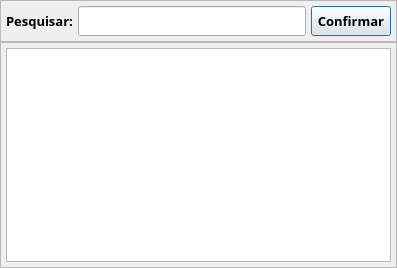
<?xml version="1.0" encoding="UTF-8"?>
<ui version="4.0">
 <class>Pesquisa_Unidade_Medida</class>
 <widget class="QDialog" name="Pesquisa_Unidade_Medida">
  <property name="geometry">
   <rect>
    <x>0</x>
    <y>0</y>
    <width>397</width>
    <height>268</height>
   </rect>
  </property>
  <property name="font">
   <font>
    <family>Segoe UI Semibold</family>
    <pointsize>10</pointsize>
    <bold>true</bold>
   </font>
  </property>
  <property name="windowTitle">
   <string>Pesquisa de Unidade de Medida</string>
  </property>
  <layout class="QVBoxLayout" name="verticalLayout">
   <property name="spacing">
    <number>0</number>
   </property>
   <property name="leftMargin">
    <number>0</number>
   </property>
   <property name="topMargin">
    <number>0</number>
   </property>
   <property name="rightMargin">
    <number>0</number>
   </property>
   <property name="bottomMargin">
    <number>0</number>
   </property>
   <item>
    <widget class="QFrame" name="frm_Filtro">
     <property name="frameShape">
      <enum>QFrame::Shape::StyledPanel</enum>
     </property>
     <property name="frameShadow">
      <enum>QFrame::Shadow::Raised</enum>
     </property>
     <layout class="QHBoxLayout" name="horizontalLayout">
      <property name="spacing">
       <number>5</number>
      </property>
      <property name="leftMargin">
       <number>5</number>
      </property>
      <property name="topMargin">
       <number>5</number>
      </property>
      <property name="rightMargin">
       <number>5</number>
      </property>
      <property name="bottomMargin">
       <number>5</number>
      </property>
      <item>
       <widget class="QLabel" name="lb_Pesquisa">
        <property name="minimumSize">
         <size>
          <width>0</width>
          <height>30</height>
         </size>
        </property>
        <property name="maximumSize">
         <size>
          <width>16777215</width>
          <height>30</height>
         </size>
        </property>
        <property name="text">
         <string>Pesquisar:</string>
        </property>
       </widget>
      </item>
      <item>
       <widget class="QLineEdit" name="txt_Pesquisa">
        <property name="minimumSize">
         <size>
          <width>0</width>
          <height>30</height>
         </size>
        </property>
        <property name="maximumSize">
         <size>
          <width>16777215</width>
          <height>30</height>
         </size>
        </property>
       </widget>
      </item>
      <item>
       <widget class="QPushButton" name="bt_Pesquisa">
        <property name="minimumSize">
         <size>
          <width>0</width>
          <height>30</height>
         </size>
        </property>
        <property name="maximumSize">
         <size>
          <width>16777215</width>
          <height>30</height>
         </size>
        </property>
        <property name="text">
         <string>Confirmar</string>
        </property>
       </widget>
      </item>
     </layout>
    </widget>
   </item>
   <item>
    <widget class="QFrame" name="frm_Lista">
     <property name="frameShape">
      <enum>QFrame::Shape::StyledPanel</enum>
     </property>
     <property name="frameShadow">
      <enum>QFrame::Shadow::Raised</enum>
     </property>
     <layout class="QVBoxLayout" name="verticalLayout_2">
      <property name="spacing">
       <number>5</number>
      </property>
      <property name="leftMargin">
       <number>5</number>
      </property>
      <property name="topMargin">
       <number>5</number>
      </property>
      <property name="rightMargin">
       <number>5</number>
      </property>
      <property name="bottomMargin">
       <number>5</number>
      </property>
      <item>
       <widget class="QTableView" name="tb_Unidade"/>
      </item>
     </layout>
    </widget>
   </item>
  </layout>
 </widget>
 <resources/>
 <connections/>
</ui>
